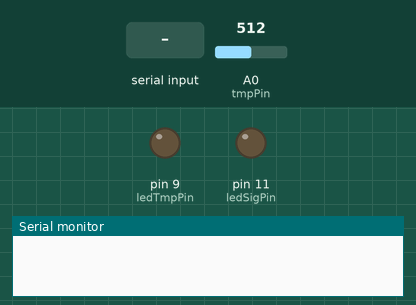
This sketch was run on a simulated Arduino Uno, built with avr-gcc and run on an emulated ATmega328P. On the bench: output pins drawn as LEDs (lit = HIGH), the last lines printed to the serial monitor. Dashed ring = blinking. Inputs (shaded band) come from the test bench; at power-on: A0 (tmpPin) = 512.

Above: at 1.2 s.
1.3 s: "90,45\n" received over the second serial link
At 1.42 s:
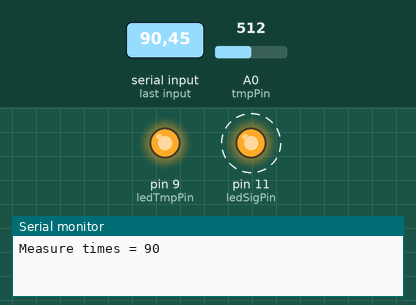
Timing chart, 0 to 10.3 s (numbered marks = the images above; inputs shaded):
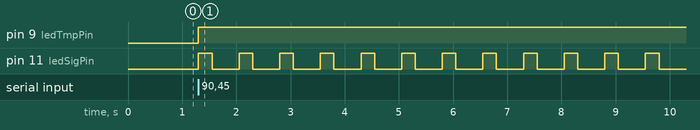

Measured:
- after the input at 1.3 s, pin 9 (ledTmpPin): LOW → HIGH at once; pin 11 (ledSigPin): alternates HIGH for 0.25 s and LOW for 0.50 s, starting at once

The sketch:

temperatureMeasurement.ino
```cpp
// (licence header left out)
#include <SoftwareSerial.h>

#define rxPin 2
#define txPin 3

int tmpPin = 0;
int ledTmpPin = 9;
int ledSigPin = 11;
SoftwareSerial mySerial =  SoftwareSerial(rxPin, txPin);

void setup() {
  // set the pinModes for the bluetooth communication
  pinMode(rxPin, INPUT);
  pinMode(txPin, OUTPUT);

  // begin bluetooth communication
  mySerial.begin(9600);

  // begin serial communication
  Serial.begin(9600);

  // set the pinModes for the LEDs
  pinMode(ledTmpPin, OUTPUT);
  pinMode(ledSigPin, OUTPUT);
}

void loop() {
  // If bluetooth communication is available
  if(mySerial.available()) {
    int i = 0;
    char measureValue[32] = {};
    // read every incoming char (value)
    do {
       measureValue[i++] = mySerial.read();
    } while(mySerial.available());
    // transformate the incoming chars to int
    String measureValueAsString = measureValue;
    int measureTimes = measureValueAsString.toInt();

    // print out the incoming bluetooth value
    Serial.print("Measure times = ");
    Serial.println(measureTimes);

    /**** Temperature Measure begins ****/
    // Temperature Measure LED is ON
    digitalWrite(ledTmpPin, HIGH);

    // Measure temperature with the given times (incoming with bluetooth communication)
    float sumTemp = 0;
    for(int i = 0; i < measureTimes; i++) {
      // Signal LED is ON
      digitalWrite(ledSigPin, HIGH);

      // Measure the temperature
      float temp = analogRead(tmpPin);
      temp = temp * 0.48828;
      sumTemp = sumTemp + temp;

      // Signal LED is OFF (but wait 250ms to see the blink)
      delay(250);
      digitalWrite(ledSigPin, LOW);

      // Wait for next measurement
      delay(500);
    }

    // Calculate the average temperature
    sumTemp = sumTemp/measureTimes;

    // Print out the calculated temperature
    Serial.print("Temp = ");
    Serial.println(sumTemp);

    // Send the measured temperature to the device
    mySerial.print(sumTemp);
    mySerial.print("s");

    // Temperature LED is OFF
    digitalWrite(ledTmpPin, LOW);
  }
}
```
